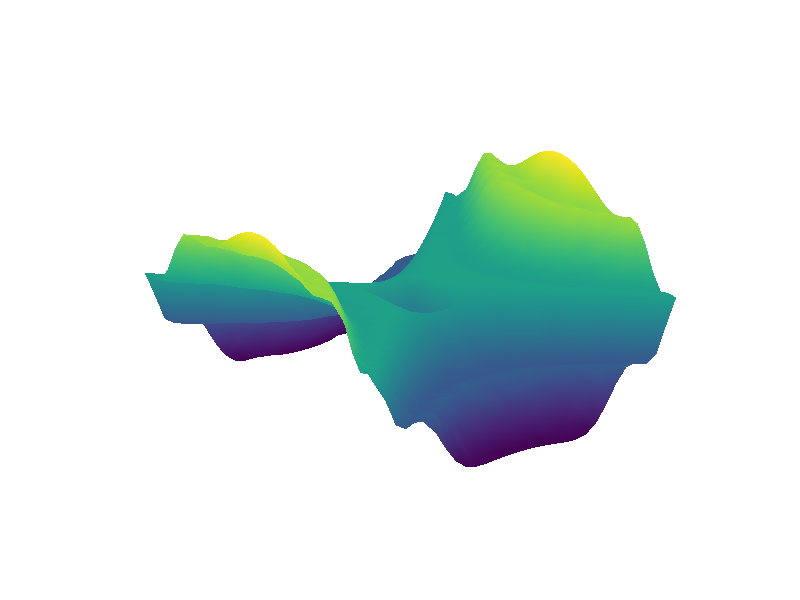

Write the MATLAB code that produced this figure. (Note: this script raises an error after producing the figure.)
% TUTORIAL 9                                 By Deniz Savas ,February 2016
%
%
% Define an interesting function  Z3=f(x,y) over a square X/Y mesh.
 x= -15:1:15   ;  y = -15:1:15 ;
[ X , Y ] = meshgrid(x,y);

Z1 = X.*X - Y.*Y ;
Z2 = Z1 + 30*cos(Z1/20) ; 
Z2(13:17,13:17)=-30;Z2(14:16,14:16)=-60; Z2(15,15)=-100;
% surface plot it .
h2 = surf(Z2 ); 
axis off
shading interp 
%% Example of rotating the image horizantally ( i.e. around the Z axis )
%% Using the camera to view the image from different positions 
% Using the VIEW function obtain the camera position 
[az , e ] = view  ;
% 
v=linspace(0 , 180 , 120 ) ;
for vi = v 
    view( az+vi , e ) 
    pause( 0.2 )
end

%% TASK1 :  
%  Now move the camera in the direction of the Z axis in a smooth manner 
% similar to the above example. I.e. manipulate elevation angle.
% This time start from the top view and move smoothly to bottom view.
view(3)  % This resets the view to normal 3D view. 
pause(0.5)
ee = linspace( -90 , 90 , 120 ) ;
for elev = ee 
  view(az , elev )
  pause (0.2 )
end 

%% TASK2 Changing the colour palette.
% By using the COLORMAP command set the colormap palette to 'jet' 
% 
% Experiment with other color palettes. Type DOC COLORMAP for info. 
%

%% Changing the colour axis limits to see the effects on the graph
% When surfaces are drawn, the surface heights are mapped linearly to the
% colour palette in use so that maximum value of the surface corresponds
% to the highest color and the  minimum value of the surface corresponds
% to the lowest colour in the colour map. 
% We can alter this mapping by redefining the minimum and maximum values 
% that map onto the colour map via the CAXIS command. 

% First we find out what are automatically set limits are;
   view(3)    % reset the view 
  [cmin , cmax] = caxis;
% Next we define an array of 32 values uniformly distributed between
% cmin to cmax values. 
 cc = linspace( cmin , cmax , 32 ) ;
 
 for c = cc 
     caxis([ c , cmax+eps*200 ] ) 
     pause (0.5 ) 
 end
caxis([ cmin , cmax ] ) ; 

%% TASK 3 : Now  modify the upper limit to in a similar manner to display
%           features at the lower value ranges. 

%% TASK 4 : What is a color map ?
mymap = colormap; 
% Inspect elements of mymap array. What do you think it represents ?

%% TASK 5 : Experiment with the COLORMAPEDITOR command

%% TASK 6 :  Cutting a hole in a surface ....
%   Setting some of the surface data to NaN ignores those surfaces during
% drawing which creates holes on the surface. 
Z3= Z2;
Z3(5:10,15:20)=NaN;  set(h2, 'ZData', Z3 ) ;

